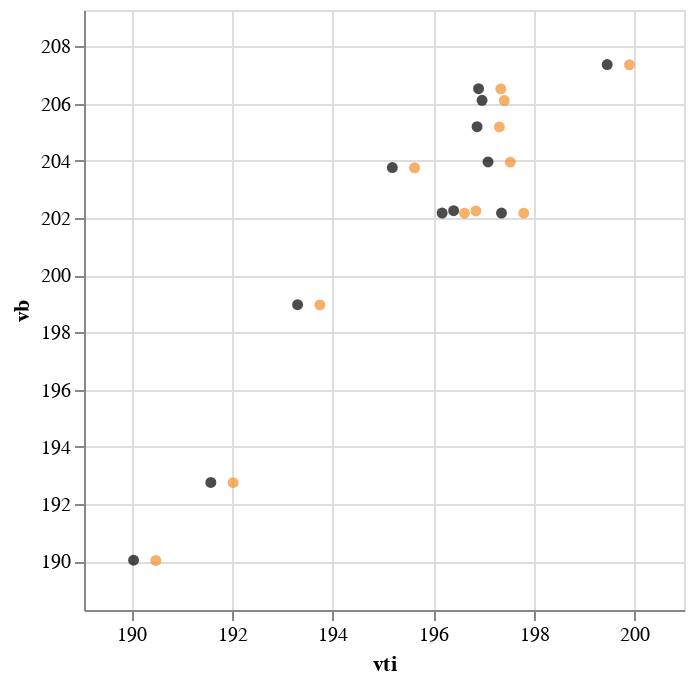

Here is the notebook cell this chart was saved with:
### Code cell
def plot_marginal_2d_numerical_numerical(observed: pl.DataFrame,synthetic: pl.DataFrame,col1: str,col2: str):
    xmin,xmax = select_axis_endpoints(observed,synthetic,col1)
    ymin,ymax = select_axis_endpoints(observed,synthetic,col2)
    
    odf = observed.to_pandas()
    oplot = alt.Chart(odf).mark_point(filled=True).encode(
        x = alt.X(col1+':Q',scale = alt.Scale(domain=[xmin,xmax])),
        y = alt.Y(col2+':Q',scale = alt.Scale(domain=[ymin,ymax])),
        color = alt.ColorValue("#000000")
    )
    
    sdf = synthetic.to_pandas()
    splot = alt.Chart(sdf).mark_point(filled=True).encode(
        x = alt.X(col1+':Q',scale = alt.Scale(domain=[xmin,xmax])),
        y = alt.Y(col2+':Q',scale = alt.Scale(domain=[ymin,ymax])),
        color = alt.ColorValue("#f28e2b")
    )
    return oplot+splot

plot_marginal_2d_numerical_numerical(odf,sdf,'vti','vb')

### Figure 1 — Vega-Lite specification as saved in the notebook (floating-point values rounded to 4 significant figures)
{"config": {"view": {"continuousWidth": 300, "continuousHeight": 300}}, "layer": [{"data": {"name": "data-4c1b0ea85c6ea8b390303042f925015b"}, "mark": {"type": "point", "filled": true}, "encoding": {"color": {"value": "#000000"}, "x": {"field": "vti", "scale": {"domain": [189.1, 201.0]}, "type": "quantitative"}, "y": {"field": "vb", "scale": {"domain": [188.3, 209.3]}, "type": "quantitative"}}}, {"data": {"name": "data-bc6453d1bfe45fa62f3f8a83abb6fc4c"}, "mark": {"type": "point", "filled": true}, "encoding": {"color": {"value": "#f28e2b"}, "x": {"field": "vti", "scale": {"domain": [189.1, 201.0]}, "type": "quantitative"}, "y": {"field": "vb", "scale": {"domain": [188.3, 209.3]}, "type": "quantitative"}}}], "$schema": "https://vega.github.io/schema/vega-lite/v5.20.1.json", "datasets": {"data-4c1b0ea85c6ea8b390303042f925015b": [{"date": "2021-01-04", "vti": 190.0, "vb": 190.0}, {"date": "2021-01-05", "vti": 191.6, "vb": 192.8}, {"date": "2021-01-06", "vti": 193.3, "vb": 199.0}, {"date": "2021-01-07", "vti": 196.4, "vb": 202.3}, {"date": "2021-01-08", "vti": 197.4, "vb": 202.2}, {"date": "2021-01-11", "vti": 196.2, "vb": 202.2}, {"date": "2021-01-12", "vti": 196.9, "vb": 205.2}, {"date": "2021-01-13", "vti": 197.1, "vb": 204.0}, {"date": "2021-01-14", "vti": 196.9, "vb": 206.5}, {"date": "2021-01-15", "vti": 195.2, "vb": 203.8}, {"date": "2021-01-19", "vti": 197.0, "vb": 206.1}, {"date": "2021-01-20", "vti": 199.5, "vb": 207.4}], "data-bc6453d1bfe45fa62f3f8a83abb6fc4c": [{"date": "2021-01-04", "vti": 190.5, "vb": 190.0}, {"date": "2021-01-05", "vti": 192.0, "vb": 192.8}, {"date": "2021-01-06", "vti": 193.7, "vb": 199.0}, {"date": "2021-01-07", "vti": 196.9, "vb": 202.2}, {"date": "2021-01-08", "vti": 197.8, "vb": 202.2}, {"date": "2021-01-11", "vti": 196.6, "vb": 202.2}, {"date": "2021-01-12", "vti": 197.3, "vb": 205.2}, {"date": "2021-01-13", "vti": 197.5, "vb": 204.0}, {"date": "2021-01-14", "vti": 197.3, "vb": 206.5}, {"date": "2021-01-15", "vti": 195.6, "vb": 203.8}, {"date": "2021-01-19", "vti": 197.4, "vb": 206.1}, {"date": "2021-01-20", "vti": 199.9, "vb": 207.4}]}}
